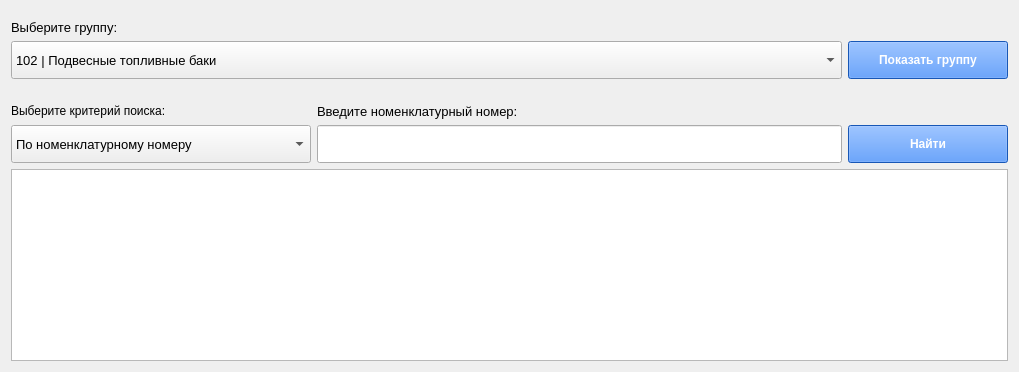
      <widget class="QWidget" name="spr_tab">
       <attribute name="title">
        <string>Справочник АТИ</string>
       </attribute>
       <layout class="QVBoxLayout" name="verticalLayout_6">
        <item>
         <layout class="QVBoxLayout" name="verticalLayout_5">
          <item>
           <widget class="QLabel" name="selectGoupAtiLabel">
            <property name="minimumSize">
             <size>
              <width>0</width>
              <height>24</height>
             </size>
            </property>
            <property name="maximumSize">
             <size>
              <width>16777215</width>
              <height>16</height>
             </size>
            </property>
            <property name="font">
             <font>
              <pointsize>10</pointsize>
             </font>
            </property>
            <property name="text">
             <string>Выберите группу:</string>
            </property>
           </widget>
          </item>
          <item>
           <layout class="QHBoxLayout" name="horizontalLayout">
            <item>
             <widget class="QComboBox" name="comboBoxGroup_spr_ati">
              <property name="sizePolicy">
               <sizepolicy hsizetype="Minimum" vsizetype="Fixed">
                <horstretch>0</horstretch>
                <verstretch>0</verstretch>
               </sizepolicy>
              </property>
              <property name="minimumSize">
               <size>
                <width>0</width>
                <height>38</height>
               </size>
              </property>
              <property name="sizeIncrement">
               <size>
                <width>0</width>
                <height>0</height>
               </size>
              </property>
              <property name="font">
               <font>
                <pointsize>10</pointsize>
               </font>
              </property>
              <property name="contextMenuPolicy">
               <enum>Qt::DefaultContextMenu</enum>
              </property>
              <property name="inputMethodHints">
               <set>Qt::ImhHiddenText</set>
              </property>
              <property name="editable">
               <bool>false</bool>
              </property>
              <property name="insertPolicy">
               <enum>QComboBox::InsertAlphabetically</enum>
              </property>
              <item>
               <property name="text">
                <string>102 | Подвесные топливные баки</string>
               </property>
              </item>
              <item>
               <property name="text">
                <string>104 | Наземное оборудование и инструмент для самолетов</string>
               </property>
              </item>
              <item>
               <property name="text">
                <string>105 | Наземное оборудование и инструмент для самолетов</string>
               </property>
              </item>
              <item>
               <property name="text">
                <string>106 | Наземное оборудование и инструмент для самолетов</string>
               </property>
              </item>
              <item>
               <property name="text">
                <string>107 | Наземное оборудование и инструмент для вертолетов</string>
               </property>
              </item>
              <item>
               <property name="text">
                <string>108 | Наземное оборудование и инструмент общий для всех типов ЛА (верт.)</string>
               </property>
              </item>
              <item>
               <property name="text">
                <string>110 | Ведомость потребности и обеспеченности авиадвигателями</string>
               </property>
              </item>
              <item>
               <property name="text">
                <string>121 | Агрегаты летательных аппаратов</string>
               </property>
              </item>
              <item>
               <property name="text">
                <string>122 | Обогреватели, радиаторы,турбохолодильники, клапаны, регуляторы ре</string>
               </property>
              </item>
              <item>
               <property name="text">
                <string>123 | Фильтры и фильтрующие элементы к ним</string>
               </property>
              </item>
              <item>
               <property name="text">
                <string>127 | Авиаколеса</string>
               </property>
              </item>
              <item>
               <property name="text">
                <string>128 | Агрегаты управления тормозами колес и запчасти к колесам</string>
               </property>
              </item>
              <item>
               <property name="text">
                <string>129 | Авиарезина</string>
               </property>
              </item>
              <item>
               <property name="text">
                <string>137 | Воздушные винты самолетов (вертолетов) и лопасти</string>
               </property>
              </item>
              <item>
               <property name="text">
                <string>139 | Агрегаты зажигания авиационных двигателей, выключателей стартеров</string>
               </property>
              </item>
              <item>
               <property name="text">
                <string>141 | Ремонтно-монтажный инструмент</string>
               </property>
              </item>
              <item>
               <property name="text">
                <string>145 | Нормализованные детали к летательным аппаратам и их агрегатам</string>
               </property>
              </item>
              <item>
               <property name="text">
                <string>151 | Групповые комплекты для капитального ремонта агрегатов летательных аппаратов и двигателей</string>
               </property>
              </item>
              <item>
               <property name="text">
                <string>152 | Групповые комплекты для капитального ремонта агрегатов летательных аппаратов и двигателей</string>
               </property>
              </item>
              <item>
               <property name="text">
                <string>153 | Групповые комплекты для капитального ремонта фильтров</string>
               </property>
              </item>
              <item>
               <property name="text">
                <string>157 | Групповые комплекты для капитального ремонта авивколес, агрегатов управления тормозами колес и инерционных датчиков</string>
               </property>
              </item>
              <item>
               <property name="text">
                <string>158 | Групповые комплекты для капитального ремонта авивколес, агрегатов управления тормозами колес и инерционных датчиков</string>
               </property>
              </item>
              <item>
               <property name="text">
                <string>162 | Групповые комплекты для капитального ремонта агрегатов летательных аппаратов и двигателей</string>
               </property>
              </item>
              <item>
               <property name="text">
                <string>165 | Групповые комплекты к воздушным винтам</string>
               </property>
              </item>
              <item>
               <property name="text">
                <string>167 | Групповые комплекты к агрегатам зажигания</string>
               </property>
              </item>
              <item>
               <property name="text">
                <string>311 | Запчасти к изд. &quot;76&quot;,&quot;94&quot;,&quot;94Р&quot;,&quot;95&quot;,&quot;15&quot;,&quot;50&quot;,&quot;75&quot;</string>
               </property>
              </item>
              <item>
               <property name="text">
                <string>313 | Запчасти к изд.&quot;2М&quot;(23-11),&quot;2БМ&quot;(32-25),&quot;2БН&quot;(32-24),&quot;3&quot;(23-12),&quot;</string>
               </property>
              </item>
              <item>
               <property name="text">
                <string>314 | Запчасти к изд. &quot;01&quot;</string>
               </property>
              </item>
              <item>
               <property name="text">
                <string>315 | Запчасти к изд. &quot;02&quot;,&quot;84&quot;,&quot;22&quot;,&quot;39&quot;</string>
               </property>
              </item>
              <item>
               <property name="text">
                <string>317 | Запчасти к изд. 9-12</string>
               </property>
              </item>
              <item>
               <property name="text">
                <string>320 | Запчасти к изд. &quot;66&quot;,&quot;68&quot;,&quot;69&quot;</string>
               </property>
              </item>
              <item>
               <property name="text">
                <string>322 | Запчасти к изд. &quot;Т-8&quot;</string>
               </property>
              </item>
              <item>
               <property name="text">
                <string>327 | Запчасти к &quot;Т-10&quot;</string>
               </property>
              </item>
              <item>
               <property name="text">
                <string>331 | Запчасти изд. &quot;40&quot;</string>
               </property>
              </item>
              <item>
               <property name="text">
                <string>338 | Запчасти к изд. &quot;Л-29&quot;</string>
               </property>
              </item>
              <item>
               <property name="text">
                <string>345 | Запчасти к изд. &quot;Л-39&quot;</string>
               </property>
              </item>
              <item>
               <property name="text">
                <string>356 | Запчасти к изд. &quot;Т-6&quot;</string>
               </property>
              </item>
              <item>
               <property name="text">
                <string>357 | Запчасти к изд. &quot;С-32&quot;,&quot;С-32М&quot;,&quot;С-32М2&quot;,&quot;С-32МК&quot;,&quot;С-52&quot;,&quot;С-52У&quot;</string>
               </property>
              </item>
              <item>
               <property name="text">
                <string>365 | Запасные части изд. &quot;28Б&quot;,&quot;Л&quot;,&quot;И&quot;,&quot;У&quot;</string>
               </property>
              </item>
              <item>
               <property name="text">
                <string>390 | Запчасти к изд. &quot;143&quot;</string>
               </property>
              </item>
              <item>
               <property name="text">
                <string>403 | Запчасти к вертолету В-2</string>
               </property>
              </item>
              <item>
               <property name="text">
                <string>407 | Запчасти к изд. МИ-8, МИ-8МТ, металлич. и фторопластовые рукава</string>
               </property>
              </item>
              <item>
               <property name="text">
                <string>409 | Запчасти к изд. МИ-6, МИ-10</string>
               </property>
              </item>
              <item>
               <property name="text">
                <string>415 | Запчасти к изд. &quot;242&quot;,&quot;245&quot;,&quot;246&quot;,&quot;249&quot;</string>
               </property>
              </item>
              <item>
               <property name="text">
                <string>416 | Агрегаты трансмиссии, запчасти к изд.&quot;90&quot;</string>
               </property>
              </item>
              <item>
               <property name="text">
                <string>421 | Запчасти к изд. АН-12</string>
               </property>
              </item>
              <item>
               <property name="text">
                <string>433 | Запчасти к изд. АН-2</string>
               </property>
              </item>
              <item>
               <property name="text">
                <string>436 | Запчасти к самолету ИЛ-14</string>
               </property>
              </item>
              <item>
               <property name="text">
                <string>437 | Запчасти к самолету ИЛ-18</string>
               </property>
              </item>
              <item>
               <property name="text">
                <string>438 | Запчасти к изд. 76</string>
               </property>
              </item>
              <item>
               <property name="text">
                <string>440 | Запчасти к изд.ТУ-134Ш, ТУ-134, ТУ-134А</string>
               </property>
              </item>
              <item>
               <property name="text">
                <string>442 | Запчасти к АН-72</string>
               </property>
              </item>
              <item>
               <property name="text">
                <string>446 | Запчасти к АН-24, АН-26</string>
               </property>
              </item>
              <item>
               <property name="text">
                <string>500 | Запчасти к изд. &quot;500&quot;</string>
               </property>
              </item>
              <item>
               <property name="text">
                <string>600 | Самолетное радиоэлектронное оборудование (РЭО) с дополнением</string>
               </property>
              </item>
              <item>
               <property name="text">
                <string>601 | Электротехнические изделия</string>
               </property>
              </item>
              <item>
               <property name="text">
                <string>602 | Запчасти к самолетному РЭО (агрегаты и блоки) с дополнением</string>
               </property>
              </item>
              <item>
               <property name="text">
                <string>603 | Электротехнические изделия</string>
               </property>
              </item>
              <item>
               <property name="text">
                <string>604 | Запчасти к самолетному РЭО</string>
               </property>
              </item>
              <item>
               <property name="text">
                <string>605 | Мощные полупроводниковые приборы</string>
               </property>
              </item>
              <item>
               <property name="text">
                <string>610 | Аэронавигационное оборудование ЛА (самолетов, вертолетов)</string>
               </property>
              </item>
              <item>
               <property name="text">
                <string>611 | Электровакуумные приборы (ЭВП)</string>
               </property>
              </item>
              <item>
               <property name="text">
                <string>612 | Полупроводниковые приборы (ППП)</string>
               </property>
              </item>
              <item>
               <property name="text">
                <string>615 | Электрооборудование самолетов (вертолетов) с дополнением</string>
               </property>
              </item>
              <item>
               <property name="text">
                <string>616 | Контрольно-поверочная апаратура по электрооборудованию</string>
               </property>
              </item>
              <item>
               <property name="text">
                <string>620 | Самолетное противопожарное оборудование</string>
               </property>
              </item>
              <item>
               <property name="text">
                <string>625 | Запасные части к аэронавигационному оборудованию и установкам</string>
               </property>
              </item>
              <item>
               <property name="text">
                <string>626 | Табельные техн. сред. контроля и обучения и др.фотолаб. оборудов.</string>
               </property>
              </item>
              <item>
               <property name="text">
                <string>630 | Запасные части электрооборудования самолетов (вертолетов)</string>
               </property>
              </item>
              <item>
               <property name="text">
                <string>651 | Приборы СВЧ</string>
               </property>
              </item>
              <item>
               <property name="text">
                <string>652 | Приборы СВЧ</string>
               </property>
              </item>
              <item>
               <property name="text">
                <string>653 | Приборы СВЧ</string>
               </property>
              </item>
              <item>
               <property name="text">
                <string>654 | Приборы СВЧ</string>
               </property>
              </item>
              <item>
               <property name="text">
                <string>655 | Приборы СВЧ</string>
               </property>
              </item>
              <item>
               <property name="text">
                <string>663 | Запчасти к наземным средствам связи и светотехническому имуществу</string>
               </property>
              </item>
              <item>
               <property name="text">
                <string>664 | Штатно-табельные средства связи и РТО (номенклатура ВВС)</string>
               </property>
              </item>
              <item>
               <property name="text">
                <string>665 | Запчасти к радиосредствам (блоки и узлы)</string>
               </property>
              </item>
              <item>
               <property name="text">
                <string>666 | Штатно-табельные средства связи общего применения (НВС)</string>
               </property>
              </item>
              <item>
               <property name="text">
                <string>668 | Табельное метеорологическое оборудование</string>
               </property>
              </item>
              <item>
               <property name="text">
                <string>670 | Запчасти к метеорологическим приборам (расходные материалы к метеоимуществу</string>
               </property>
              </item>
              <item>
               <property name="text">
                <string>672 | Источники питания</string>
               </property>
              </item>
              <item>
               <property name="text">
                <string>673 | Телефонно-телеграфная аппаратура, ЗИП и продукция промышленных ср.</string>
               </property>
              </item>
              <item>
               <property name="text">
                <string>677 | Светотехническое имущество с дополнением</string>
               </property>
              </item>
              <item>
               <property name="text">
                <string>679 | Кабельные изделия</string>
               </property>
              </item>
              <item>
               <property name="text">
                <string>681 | Подвижные комплексы контроля</string>
               </property>
              </item>
              <item>
               <property name="text">
                <string>682 | Штатно-табельное фотооборудование с дополнением (самолетное и наземное)</string>
               </property>
              </item>
              <item>
               <property name="text">
                <string>683 | Авиационные тренажеры и ЗИПы к ним</string>
               </property>
              </item>
              <item>
               <property name="text">
                <string>684 | Запчасти к штатно-табельному фотооборудованию с дополнением</string>
               </property>
              </item>
              <item>
               <property name="text">
                <string>686 | Расходные аэрофотоматериалы с дополнением</string>
               </property>
              </item>
              <item>
               <property name="text">
                <string>687 | Самолетная (сервисная) контрольно-поверочная апаратура</string>
               </property>
              </item>
              <item>
               <property name="text">
                <string>688 | Запчасти к контрольно-поверочной аппаратуре (ЗИП)</string>
               </property>
              </item>
              <item>
               <property name="text">
                <string>689 | КПА к аэронавигационному оборудованию</string>
               </property>
              </item>
              <item>
               <property name="text">
                <string>690 | Реле слаботочные</string>
               </property>
              </item>
              <item>
               <property name="text">
                <string>692 | Радиоизмерительные приборы и образцовые средства измерений и поверки</string>
               </property>
              </item>
              <item>
               <property name="text">
                <string>693 | Образцовые средства измерений и поверочные установки</string>
               </property>
              </item>
              <item>
               <property name="text">
                <string>694 | Изделия квантовой электроники</string>
               </property>
              </item>
              <item>
               <property name="text">
                <string>695 | Электро-измерительные приборы (фондируемые)</string>
               </property>
              </item>
              <item>
               <property name="text">
                <string>696 | Магнитные носители</string>
               </property>
              </item>
              <item>
               <property name="text">
                <string>725 | Электроугольные изделия</string>
               </property>
              </item>
              <item>
               <property name="text">
                <string>730 | Предохранители</string>
               </property>
              </item>
              <item>
               <property name="text">
                <string>732 | Микросхемы интегральные спец. назначения</string>
               </property>
              </item>
              <item>
               <property name="text">
                <string>735 | Электролампы</string>
               </property>
              </item>
              <item>
               <property name="text">
                <string>761 | ЛТО, высотное и штурманское снаряжение</string>
               </property>
              </item>
              <item>
               <property name="text">
                <string>762 | ЛТО, высотное и штурманское снаряжение.</string>
               </property>
              </item>
              <item>
               <property name="text">
                <string>763 | ПДИ, спасательные средства и носимые аварийные запасы</string>
               </property>
              </item>
              <item>
               <property name="text">
                <string>764 | Запчасти к парашютно-десантному имуществу</string>
               </property>
              </item>
              <item>
               <property name="text">
                <string>765 | Кислородное самолетное имущество</string>
               </property>
              </item>
              <item>
               <property name="text">
                <string>767 | Палатки, тенты, АСИ</string>
               </property>
              </item>
              <item>
               <property name="text">
                <string>771 | Самолетные чехлы</string>
               </property>
              </item>
              <item>
               <property name="text">
                <string>772 | Чехлы герметичные для авиационных двигателей</string>
               </property>
              </item>
             </widget>
            </item>
            <item>
             <widget class="QPushButton" name="findGroup_inAtiButton">
              <property name="sizePolicy">
               <sizepolicy hsizetype="Fixed" vsizetype="Fixed">
                <horstretch>0</horstretch>
                <verstretch>0</verstretch>
               </sizepolicy>
              </property>
              <property name="minimumSize">
               <size>
                <width>160</width>
                <height>38</height>
               </size>
              </property>
              <property name="maximumSize">
               <size>
                <width>16777215</width>
                <height>38</height>
               </size>
              </property>
              <property name="font">
               <font>
                <pointsize>9</pointsize>
                <weight>75</weight>
                <bold>true</bold>
               </font>
              </property>
              <property name="mouseTracking">
               <bool>true</bool>
              </property>
              <property name="layoutDirection">
               <enum>Qt::LeftToRight</enum>
              </property>
              <property name="styleSheet">
               <string notr="true">background-color: rgb(34, 122, 255);
color: rgb(255, 255, 255);</string>
              </property>
              <property name="text">
               <string>Показать группу</string>
              </property>
             </widget>
            </item>
           </layout>
          </item>
         </layout>
        </item>
        <item>
         <spacer name="verticalSpacer">
          <property name="orientation">
           <enum>Qt::Vertical</enum>
          </property>
          <property name="sizeType">
           <enum>QSizePolicy::Fixed</enum>
          </property>
          <property name="sizeHint" stdset="0">
           <size>
            <width>20</width>
            <height>10</height>
           </size>
          </property>
         </spacer>
        </item>
        <item>
         <layout class="QHBoxLayout" name="horizontalLayout_5">
          <item>
           <layout class="QVBoxLayout" name="verticalLayout_2">
            <item>
             <widget class="QLabel" name="findTypeLabelAti">
              <property name="minimumSize">
               <size>
                <width>0</width>
                <height>24</height>
               </size>
              </property>
              <property name="maximumSize">
               <size>
                <width>16777215</width>
                <height>16</height>
               </size>
              </property>
              <property name="text">
               <string>Выберите критерий поиска:</string>
              </property>
             </widget>
            </item>
            <item>
             <widget class="QComboBox" name="comboBoxFindtypeAti">
              <property name="minimumSize">
               <size>
                <width>300</width>
                <height>38</height>
               </size>
              </property>
              <property name="font">
               <font>
                <pointsize>10</pointsize>
               </font>
              </property>
              <item>
               <property name="text">
                <string>По номенклатурному номеру</string>
               </property>
              </item>
              <item>
               <property name="text">
                <string>По наименованию</string>
               </property>
              </item>
             </widget>
            </item>
           </layout>
          </item>
          <item>
           <layout class="QVBoxLayout" name="verticalLayout_3">
            <item>
             <widget class="QLabel" name="labelSprAti">
              <property name="minimumSize">
               <size>
                <width>0</width>
                <height>24</height>
               </size>
              </property>
              <property name="maximumSize">
               <size>
                <width>16777215</width>
                <height>16</height>
               </size>
              </property>
              <property name="font">
               <font>
                <pointsize>10</pointsize>
               </font>
              </property>
              <property name="text">
               <string>Введите номенклатурный номер:</string>
              </property>
             </widget>
            </item>
            <item>
             <layout class="QHBoxLayout" name="horizontalLayout_2">
              <item>
               <widget class="QLineEdit" name="lineEdit_sprAti">
                <property name="minimumSize">
                 <size>
                  <width>0</width>
                  <height>38</height>
                 </size>
                </property>
                <property name="font">
                 <font>
                  <pointsize>10</pointsize>
                 </font>
                </property>
               </widget>
              </item>
              <item>
               <widget class="QPushButton" name="findInAtiButton">
                <property name="minimumSize">
                 <size>
                  <width>160</width>
                  <height>38</height>
                 </size>
                </property>
                <property name="maximumSize">
                 <size>
                  <width>16777215</width>
                  <height>38</height>
                 </size>
                </property>
                <property name="font">
                 <font>
                  <pointsize>9</pointsize>
                  <weight>75</weight>
                  <bold>true</bold>
                 </font>
                </property>
                <property name="styleSheet">
                 <string notr="true">background-color: rgb(34, 122, 255);
color: rgb(255, 255, 255);</string>
                </property>
                <property name="text">
                 <string>Найти</string>
                </property>
               </widget>
              </item>
             </layout>
            </item>
           </layout>
          </item>
         </layout>
        </item>
        <item>
         <widget class="QTableView" name="spr_ati_tableView">
          <property name="styleSheet">
           <string notr="true"/>
          </property>
          <property name="midLineWidth">
           <number>1</number>
          </property>
          <property name="alternatingRowColors">
           <bool>true</bool>
          </property>
          <property name="selectionMode">
           <enum>QAbstractItemView::ExtendedSelection</enum>
          </property>
          <property name="selectionBehavior">
           <enum>QAbstractItemView::SelectItems</enum>
          </property>
          <property name="gridStyle">
           <enum>Qt::SolidLine</enum>
          </property>
          <property name="sortingEnabled">
           <bool>true</bool>
          </property>
          <attribute name="horizontalHeaderCascadingSectionResizes">
           <bool>true</bool>
          </attribute>
          <attribute name="horizontalHeaderMinimumSectionSize">
           <number>48</number>
          </attribute>
          <attribute name="horizontalHeaderShowSortIndicator" stdset="0">
           <bool>true</bool>
          </attribute>
          <attribute name="horizontalHeaderStretchLastSection">
           <bool>true</bool>
          </attribute>
          <attribute name="verticalHeaderCascadingSectionResizes">
           <bool>true</bool>
          </attribute>
         </widget>
        </item>
       </layout>
      </widget>
